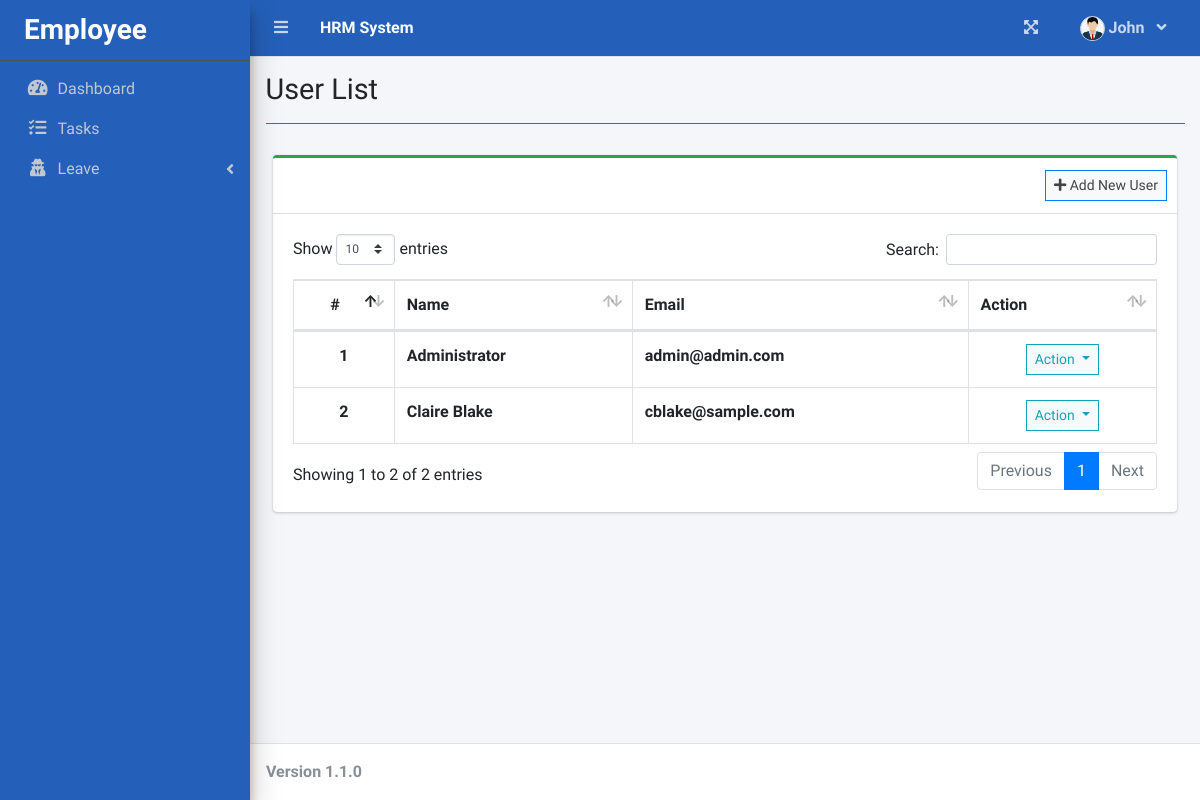
Before: /index.php?page=user_list (signed in) with the older database file.
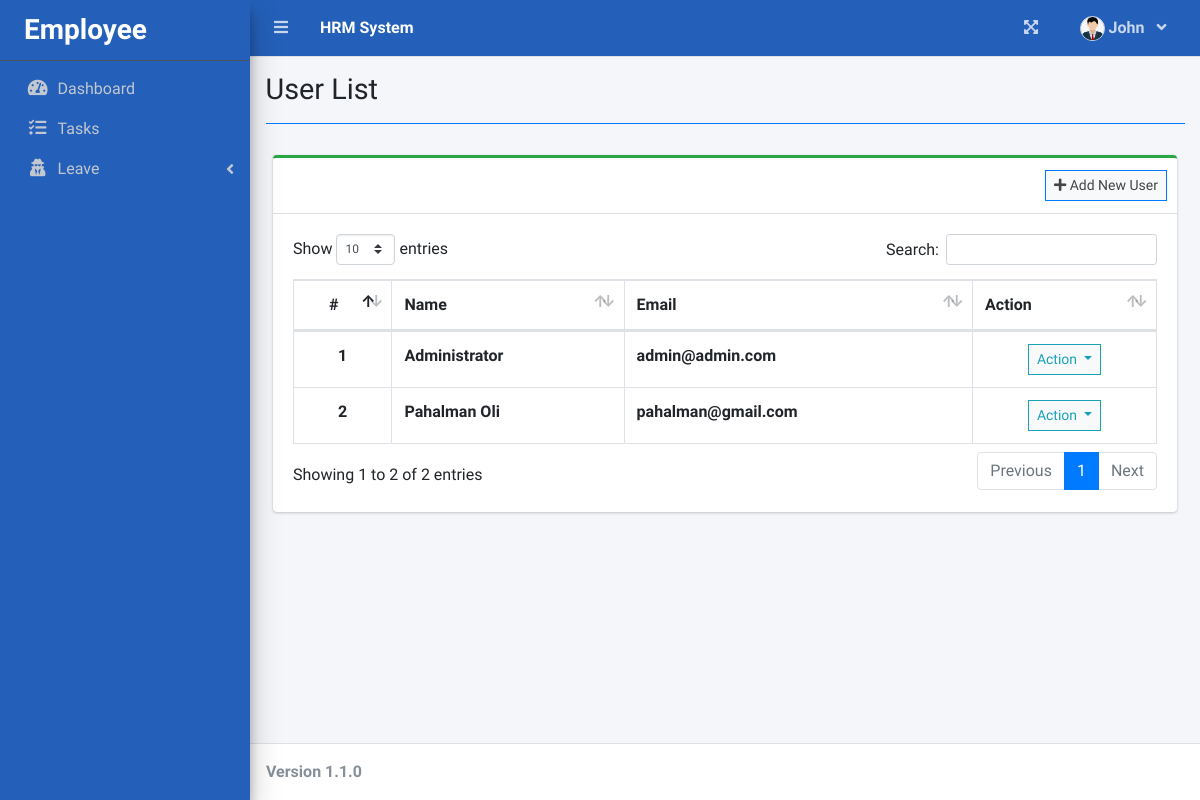
After: the same page with the newer database file.
### tables this page shows
CREATE TABLE `users` (
  `id` int(30) NOT NULL,
  `firstname` varchar(200) NOT NULL,
  `lastname` varchar(200) NOT NULL,
  `email` varchar(200) NOT NULL,
  `password` text NOT NULL,
  `avatar` text DEFAULT NULL,
  `date_created` datetime NOT NULL DEFAULT current_timestamp()
);

### user_list.php (the view, shortened to what this page needs)
<?php include'db_connect.php' ?>
<div class="col-lg-12">
	<div class="card card-outline card-success">
		<div class="card-header">
			<div class="card-tools">
				<a class="btn btn-block btn-sm btn-default btn-flat border-primary" href="./index.php?page=new_user"><i class="fa fa-plus"></i> Add New User</a>
			</div>
		</div>
		<div class="card-body">
			<table class="table tabe-hover table-bordered" id="list">
				<thead>
					<tr>
						<th class="text-center">#</th>
						<th>Name</th>
						<th>Email</th>
						<th>Action</th>
					</tr>
				</thead>
				<tbody>
					<?php
					$i = 1;
					$qry = $conn->query("SELECT *,concat(firstname,' ',lastname) as name FROM users order by concat(firstname,' ',lastname) asc");
					while($row= $qry->fetch_assoc()):
					?>
					<tr>
						<th class="text-center"><?php echo $i++ ?></th>
						<td><b><?php echo ucwords($row['name']) ?></b></td>
						<td><b><?php echo $row['email'] ?></b></td>
						<td class="text-center">
							<button type="button" class="btn btn-default btn-sm btn-flat border-info wave-effect text-info dropdown-toggle" data-toggle="dropdown" aria-expanded="true">
		                      Action
		                    </button>
						</td>
					</tr>
				<?php endwhile; ?>
				</tbody>
			</table>
		</div>
	</div>
</div>

### sidebar.php (shortened to what this page needs)
<aside class="main-sidebar sidebar-dark-primary elevation-4">
  <div class="dropdown">
    <a href="./" class="brand-link d-flex">
      <?php if ($_SESSION['login_type'] == 2): ?>
        <h3 class="text-center p-0 m-0 align-self-center"><b>Admin</b></h3>
      <?php elseif ($_SESSION['login_type'] == 1): ?>
        <h3 class="text-center p-0 m-0 align-self-center"><b>Evaluator</b></h3>
      <?php else: ?>
        <h3 class="text-center p-0 m-0 align-self-center"><b>Employee</b></h3>
      <?php endif; ?>
    </a>
  </div>
  <div class="sidebar pb-4 mb-4">
    <nav class="mt-2">
      <ul class="nav nav-pills nav-sidebar flex-column nav-flat" data-widget="treeview" role="menu"
        data-accordion="false">
        <li class="nav-item dropdown">
          <a href="./" class="nav-link nav-home">
            <i class="nav-icon fas fa-tachometer-alt"></i>
            <p>
              Dashboard
            </p>
          </a>
        </li>
        <li class="nav-item dropdown">
          <a href="./index.php?page=task_list" class="nav-link nav-task_list">
            <i class="nav-icon fas fa-tasks"></i>
            <p>
              Tasks
            </p>
          </a>
        </li>
        <?php if ($_SESSION['login_type'] == 0): ?>
          <li class="nav-item">
            <a href="#" class="nav-link nav-edit_evaluator">
              <i class="nav-icon fas fa-user-secret"></i>
              <p>
                Leave
                <i class="right fas fa-angle-left"></i>
              </p>
            </a>
          </li>
        <?php endif; ?>
      </ul>
    </nav>
  </div>
</aside>

Changed rows visible on the page:
removed users: name "Claire Blake", email "cblake@sample.com"
added users: name "Pahalman Oli", email "pahalman@gmail.com"
